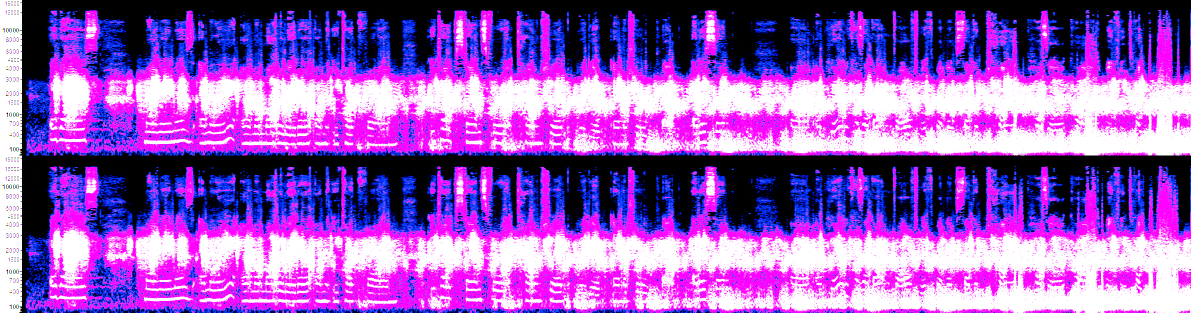
#> input picture self_introduction_memory_dump/_Tape9_thought/self_intro_spec_cont_brightened.png, 2381 x 626 px, found by its file name (shown at 1/2 size)
$ python decode_formant_shelves.py
#> lines starting #> are read from the running program, lines starting #| are printed output that depends on the picture
import numpy as np
from PIL import Image
import matplotlib
matplotlib.use('Agg')
import matplotlib.pyplot as plt
from scipy import signal

# Read the brightened image
img_pil = Image.open(r'C:\stack\arg\self_intro_spec_cont_brightened.png')
#> img_pil is the input picture: PIL image 2381x626 RGBA; mean R, G, B, A 151.5, 89.1, 191.2, 255
img = np.array(img_pil)
img_rgb = img[:, :, :3]
gray = np.mean(img_rgb, axis=2)
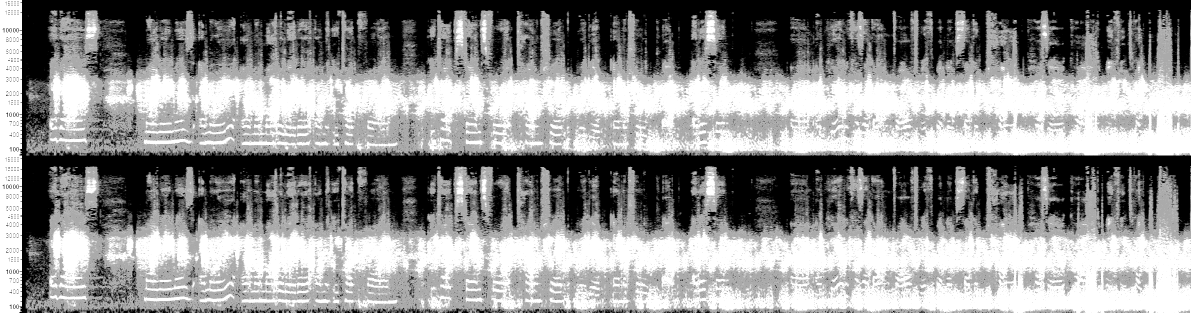
#> gray: shape (626, 2381) float64 (shown at 1/2 size); min 0, max 255, mean 143.9

height, width = gray.shape
#> height = 626; width = 2381
print(f"Image: {width}x{height}")
#| Image: 2381x626

# Both channels have the same structure
# LEFT channel: rows 0-310, RIGHT channel: rows 311-625
# The formant shelves are in the ~400-1000 Hz range
# From the labels, this is roughly rows 80-180 in LEFT, rows 390-490 in RIGHT

# Let's extract the formant shelf region from BOTH channels and combine them
left_shelf = gray[80:180, :]   # LEFT channel, ~400-1000 Hz
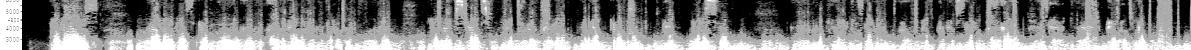
#> left_shelf: shape (100, 2381) float64 (shown at 1/2 size); min 0, max 255, mean 131.1
right_shelf = gray[390:490, :]  # RIGHT channel, ~400-1000 Hz
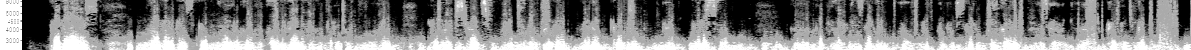
#> right_shelf: shape (100, 2381) float64 (shown at 1/2 size); min 0, max 255, mean 125.7

# Average the two channels to get a cleaner signal
combined_shelf = (left_shelf + right_shelf) / 2
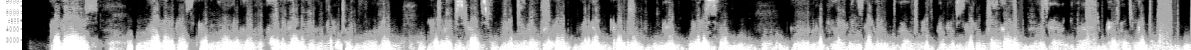
#> combined_shelf: shape (100, 2381) float64 (shown at 1/2 size); min 0, max 255, mean 128.4

print(f"Combined shelf region: {combined_shelf.shape}")
#| Combined shelf region: (100, 2381)

# Save the combined view
plt.figure(figsize=(24, 6))
plt.imshow(combined_shelf, aspect='auto', cmap='magma', vmin=0, vmax=255)
plt.title('Combined Formant Shelf Region (~400-1000 Hz) - Both Channels')
plt.xlabel('Time (pixels)')
plt.ylabel('Frequency (pixels)')
plt.colorbar(label='Brightness')
plt.tight_layout()
plt.savefig(r'C:\stack\arg\tapes_man_2\combined_shelf.png', dpi=200)
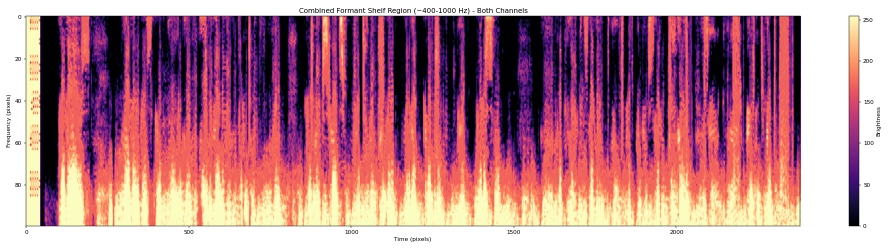
#> figure drawn by matplotlib, 2 panels
plt.close()

# Now let's analyze the vertical structure (across frequency) at each time point
# The shelves appear as horizontal bars at specific frequencies
# Let's find the "on" and "off" rows at each time column

# First, let's look at the overall row brightness profile
row_profile = np.mean(combined_shelf, axis=1)
#> row_profile = 100 values, max 241.2 at index 99, min 65.57 at index 21, mean 128.4
print(f"\nRow brightness profile (averaged across time):")
for i in range(len(row_profile)):
    bar = '#' * int(row_profile[i] / 3)
    print(f"  Row {i:3d}: {row_profile[i]:6.1f} |{bar}")
#> this loop made 100 passes
#> bar on passes 1 to 12: '########################', '#########################', '########################', '#######################', '########################', '#######################', '########################', '########################', '########################', '#######################', '#######################', '#######################'
#|   Row   0:   74.8 |########################
#|   Row   1:   75.5 |#########################
#|   Row   2:   74.9 |########################
#|   Row   3:   71.2 |#######################
#|   Row   4:   72.9 |########################
#|   Row   5:   71.8 |#######################
#|   Row   6:   72.7 |########################
#|   Row   7:   73.5 |########################
#> (further printed lines are left out)

# Find the shelf rows (peaks in the row profile)
peaks, properties = signal.find_peaks(row_profile, height=100, distance=5, prominence=30)
#> peaks = empty array; properties = {'peak_heights': empty array, 'prominences': empty array, 'left_bases': empty array, 'right_bases': empty array}
print(f"\nShelf row positions: {peaks}")
print(f"Shelf brightness: {[f'{row_profile[p]:.1f}' for p in peaks]}")

# Now let's analyze the time-domain pattern at each shelf row
# This will show us the on/off pattern over time

print(f"\n=== Time-domain analysis at shelf rows ===")
for shelf_row in peaks:
    row_data = combined_shelf[shelf_row, :]

    # Threshold to binary
    threshold = np.mean(row_data) + 0.5 * np.std(row_data)
    binary = (row_data > threshold).astype(int)

    # Find on/off transitions
    transitions = np.diff(binary)
    on_starts = np.where(transitions == 1)[0] + 1
    off_starts = np.where(transitions == -1)[0] + 1

    print(f"\nRow {shelf_row} (brightness={row_profile[shelf_row]:.1f}):")
    print(f"  Threshold: {threshold:.1f}")
    print(f"  On transitions: {len(on_starts)}")
    print(f"  Off transitions: {len(off_starts)}")

    # Calculate on/off durations
    if len(on_starts) > 0 and len(off_starts) > 0:
        on_durations = np.diff(on_starts) if len(on_starts) > 1 else [0]
        print(f"  On durations: {on_durations[:20]}...")

    # Convert to a compact representation
    # Sample at every 10 pixels to reduce data
    sampled = binary[::10]
    bit_string = ''.join(map(str, sampled))
    print(f"  Sampled bit string (every 10px): {bit_string[:100]}...")

    # Try to decode as ASCII
    print(f"  Trying 7-bit ASCII decode:")
    chars = []
    for start in range(0, min(len(bit_string), 70) - 6, 7):
        byte = bit_string[start:start+7]
        value = int(byte, 2)
        char = chr(value) if 32 <= value <= 126 else '.'
        chars.append(char)
    print(f"    {''.join(chars)}")
#> this loop made 0 passes
